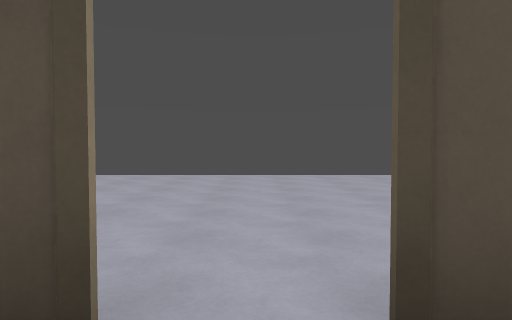
View 1 (above)

24 first-person views from a walk through a 3-D level made in the Godot game engine. The camera is 1.3 m above the floor, tilts 2° down and sees 70° across. The floor is counted in squares, 2 m on a side. Each view is taken from the middle of a square. On the plan, view 1 faces up. The plan holds only what a view shows up to about 11 squares ahead; the rest is blank. The place goes on beyond the plan.

View 2
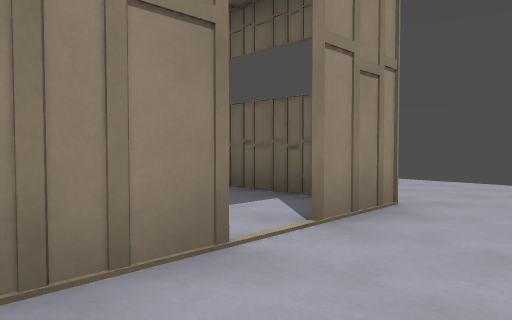

View 3
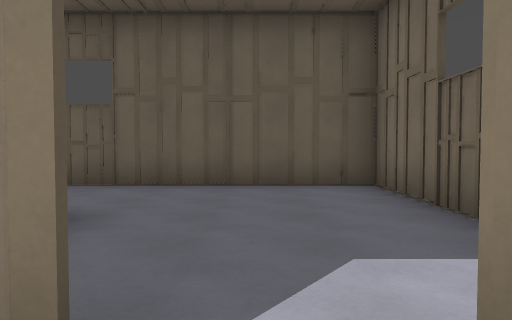

View 4
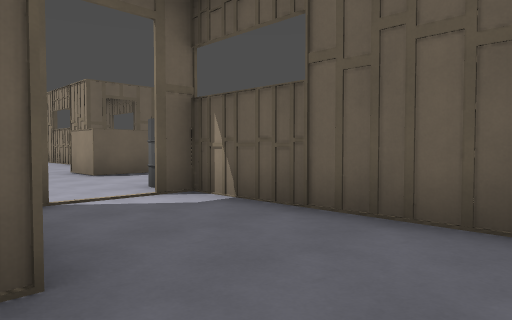

View 5
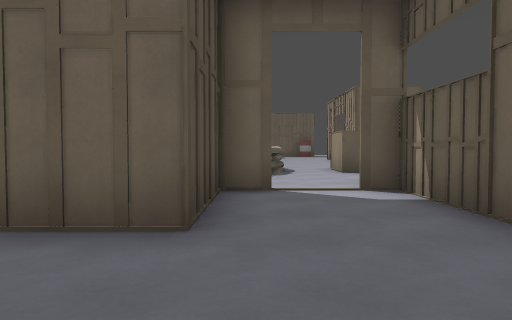

View 6
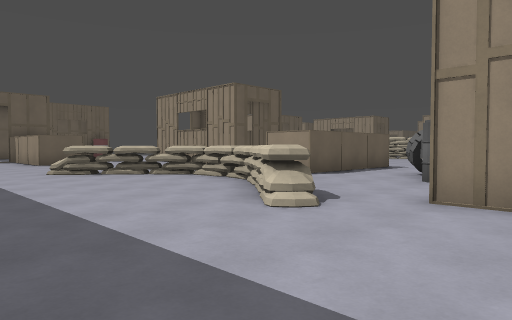

View 7
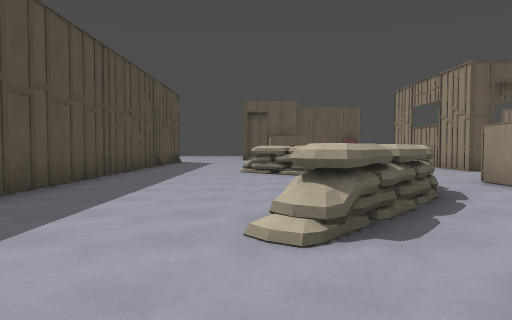

View 8
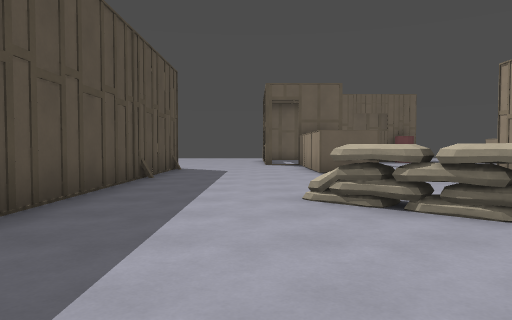

View 9
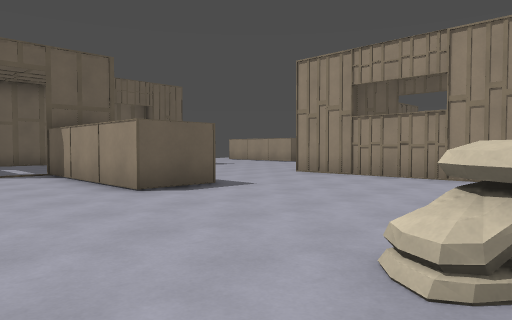

View 10
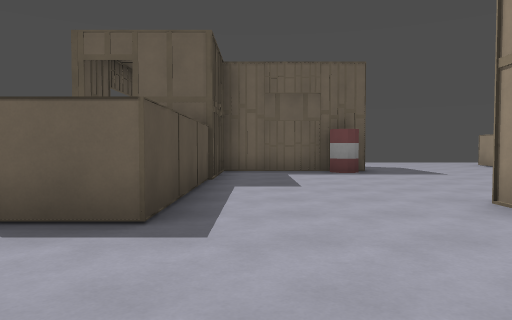

View 11
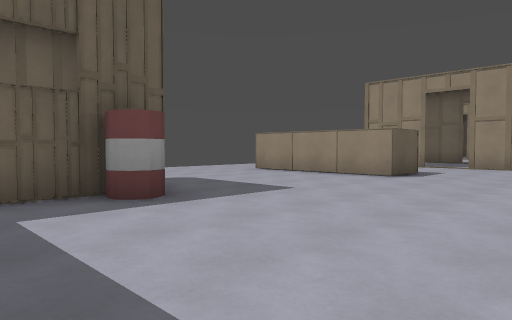

View 12
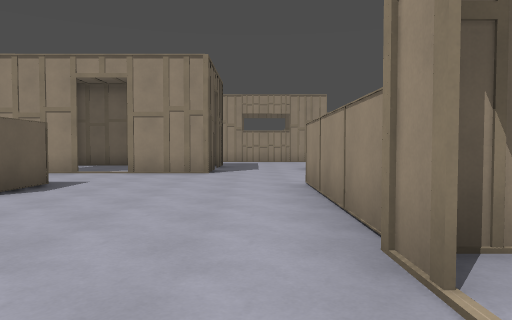

View 13
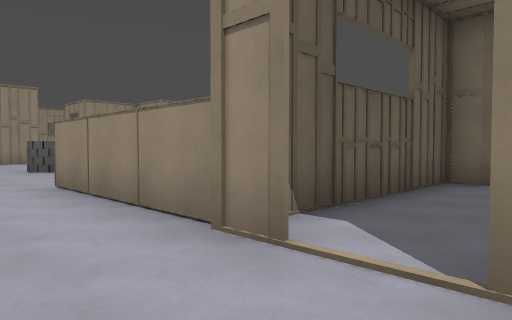

View 14
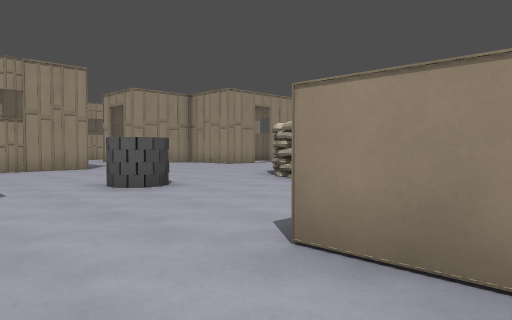

View 15
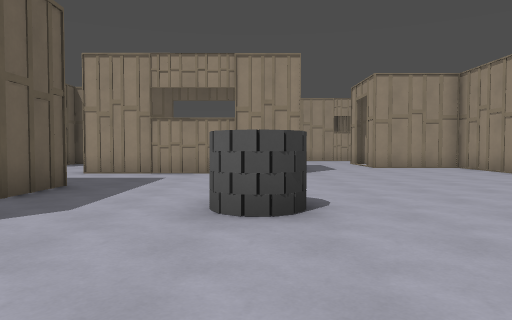

View 16
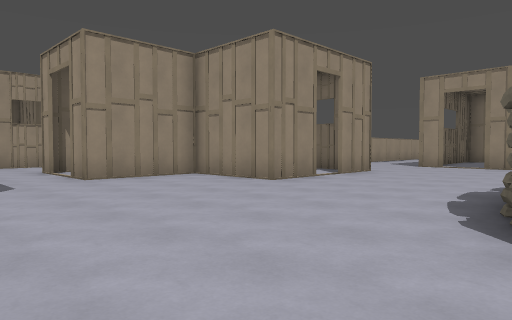

View 17
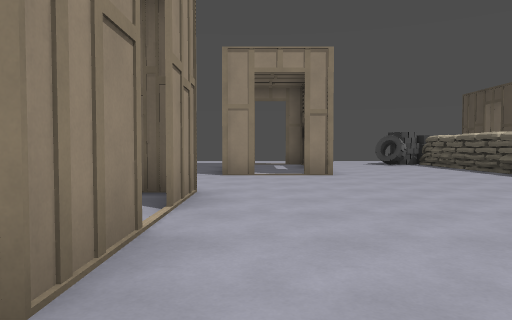

View 18
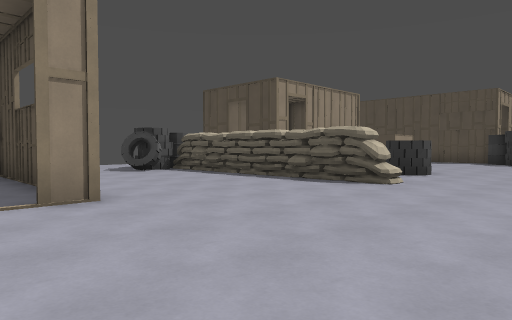

View 19
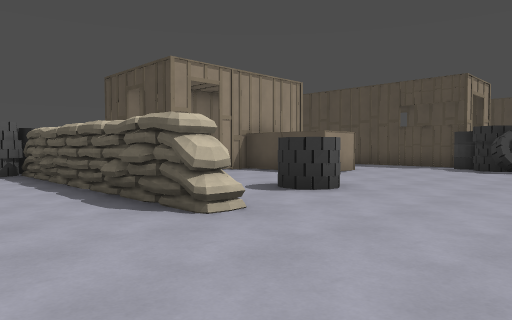

View 20
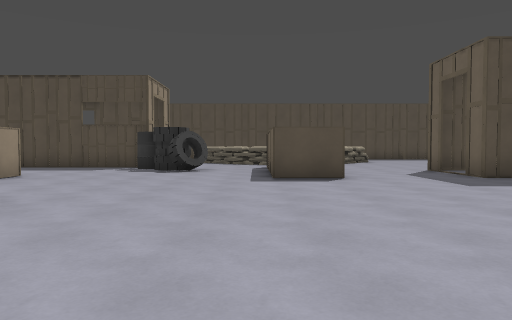

View 21
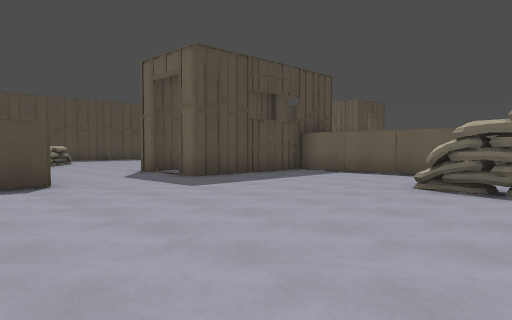

View 22
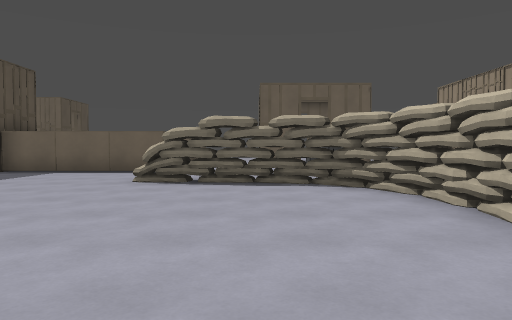

View 23
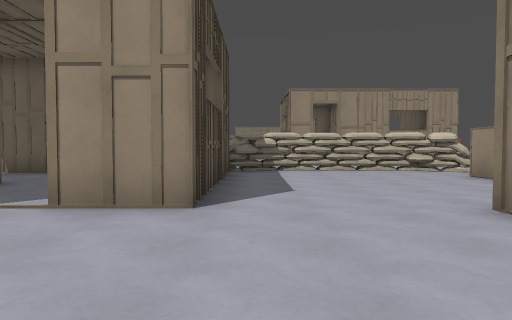

View 24
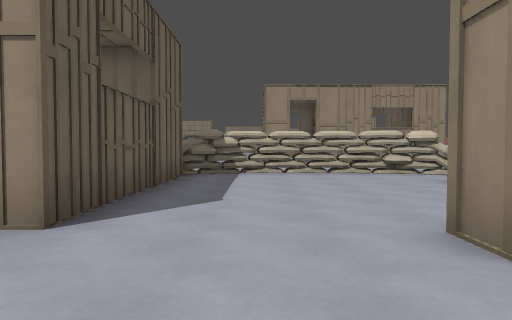

### Floor plan
Key: @ floor where view 1 was taken; # wall or solid block; . floor; = window, fence, low wall or low ledge; ^ raised ledge.
Columns run from 5 left of view 1 to 25 right of it. Each row starts with its distance up from view 1.
  8   .......
  7   .......
  6   ......
  5    .....
  4    .....
  3     .....    ############
  2 .........................
  1 ...##.##..................
  0 .. #.@.#...^.....^^...........
 -1    #...###.^^...^^....#####...
 -2    #.....#..^^^^^ ....########
 -3    #.........##    ..........#
 -4    ########....... ..........#
 -5       ....##..# .............#
 -6        ....#..# ..######.....#
 -7        .......#................
 -8        #......#...######.......
 -9      ## ..............##.......
-10      #................##.......
-11      .................##....###
-12        ..#............##....#
-13         ...........^  .......
-14          ..........#..........
-15    ########........#.....###.#
-16    ##.............##.....#  ..
-17    .............=##...#...  ..
-18      ......... ##........#
-19    ######................#
-20         #..................
-21         #..................
-22         #...##.##....######
-23         ....#...#....
-24        .....# ..#....
-25       #.....#  .###..
-26       #.....#   ....
-27       ......#   ###.
-28       ##.####     ..
-29        ###        ..

Positions as (right, up) in squares from view 1, and headings:
1: (0, 0), facing up
2: (2, 3), facing down-left
3: (0, 2), facing down
4: (0, -1), facing down-right
5: (-1, -2), facing right
6: (3, 3), facing down-right
7: (3, 0), facing right
8: (8, 1), facing right
9: (12, 2), facing down-right
10: (14, -3), facing right
11: (19, -3), facing down-right
12: (19, -6), facing down
13: (20, -6), facing down-left
14: (20, -11), facing down-left
15: (17, -13), facing down
16: (16, -17), facing down-left
17: (12, -21), facing left
18: (8, -21), facing up-left
19: (8, -17), facing up-left
20: (8, -16), facing up
21: (8, -15), facing up-right
22: (7, -15), facing right
23: (6, -18), facing down
24: (5, -19), facing down
